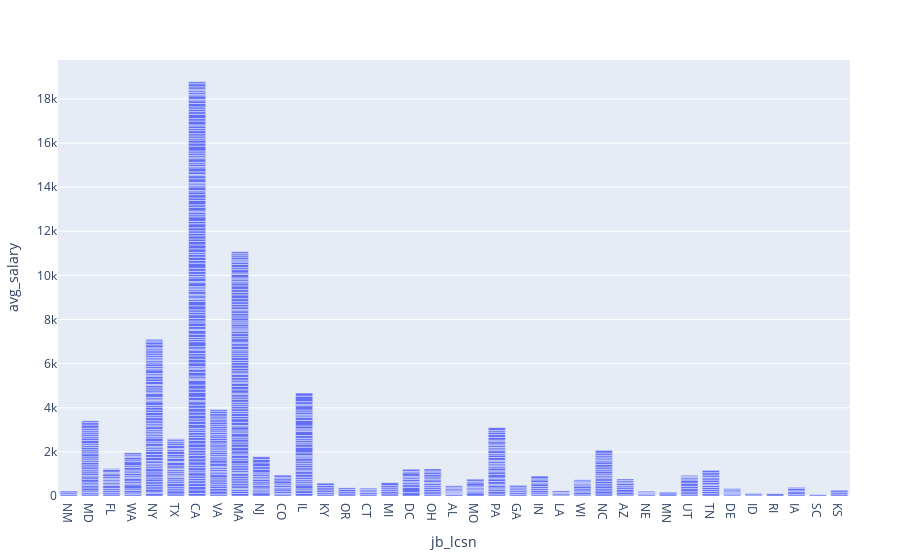

Notebook source saved alongside this figure:
### Code cell
PlotlyJS.plot(data, x=:jb_lcsn, y=:avg_salary, kind="bar")

### Figure 1 — Plotly figure (JSON) as saved in the notebook; plotly's stock layout.template omitted (floating-point values rounded to 4 significant figures; data arrays with more than 128 entries replaced by an {"elided": "..."} marker saying what was removed)
{"data": [{"type": "bar", "x": {"elided": "742 str values"}, "xaxis": "x", "y": {"elided": "742 float values"}, "yaxis": "y"}], "layout": {"legend": {"tracegroupgap": 0}, "margin": {"b": 50, "l": 50, "r": 50, "t": 60}, "xaxis": {"title": {"text": "jb_lcsn"}}, "yaxis": {"title": {"text": "avg_salary"}}}}
